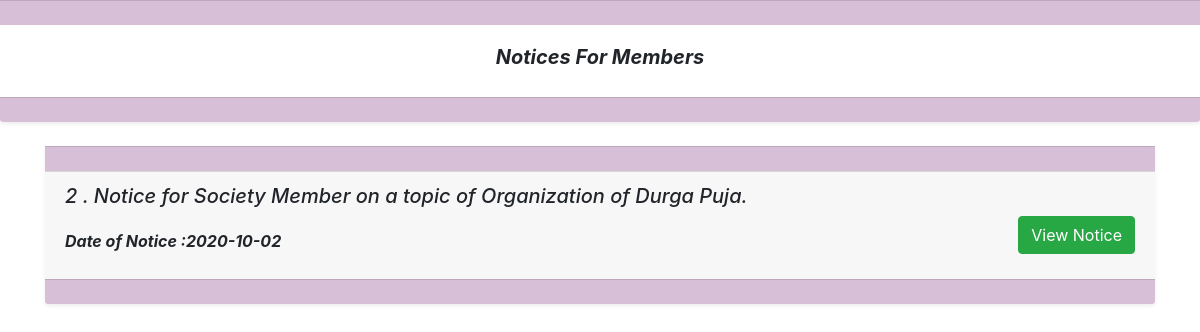
The app's page /notice_user.php with its own data.
### tables this page shows
CREATE TABLE `notice` (
  `notice_slno` int(100) NOT NULL,
  `notice_title` varchar(100) NOT NULL,
  `notice_desp` varchar(10000) NOT NULL,
  `date_of_notice` varchar(100) NOT NULL,
  `precident_sign` varchar(100) NOT NULL,
  `secretry_sign` varchar(100) NOT NULL,
  `date` datetime NOT NULL DEFAULT CURRENT_TIMESTAMP
);

### notice_user.php (the view, shortened to what this page needs)
<!doctype html>
<html lang="en">
  <head>
    <link rel="stylesheet" href="https://stackpath.bootstrapcdn.com/bootstrap/4.5.2/css/bootstrap.min.css">
  </head>
  <body style="background-color:#fff;">
  <div class="shadow-sm bg-white rounded" style="background-color: cyan;">
        <div class="card-footer" style="background-color:thistle;"></div>
        <div class="card-body" style="background-color: white;">
            <h5 class="text-center" style="font-style:italic;"><b><i>Notices For Members</i></b></h5>
        </div>
        <div class="card-footer" style="background-color: thistle;"></div>
    </div>
<?php
include 'dbconn.php';
$sql="select * from `notice`";
$result=mysqli_query($conn,$sql);
while($row=mysqli_fetch_assoc($result)){
echo '
<div class="container">
    <div class="shadow-sm my-4 bg-white rounded" style="background-color: cyan;">
        <div class="card-footer" style="background-color:thistle;"></div>
 <div class="card-footer">
<h5><i><b1> '.$row['notice_slno'].' . Notice for Society Member on a topic of  '.$row['notice_title'].'.</b></i></h5>
<div class="d-flex justify-content-between">
  <h6 class="my-3"><i><b>Date of Notice :'.$row['date_of_notice'].'</b></i></h6>
  <a href="notice_view_user.php?notice_id_slno='.$row['notice_slno'].'"><button type="submit" class="btn btn-success">View Notice</button></a>
</div>
</div>
        <div class="card-footer" style="background-color: thistle;"></div>
    </div>
    </div>
';
}
?>
  </body>
</html>

### records on screen
notice: notice_slno "2", notice_title "Organization of Durga Puja", date_of_notice "2020-10-02"
